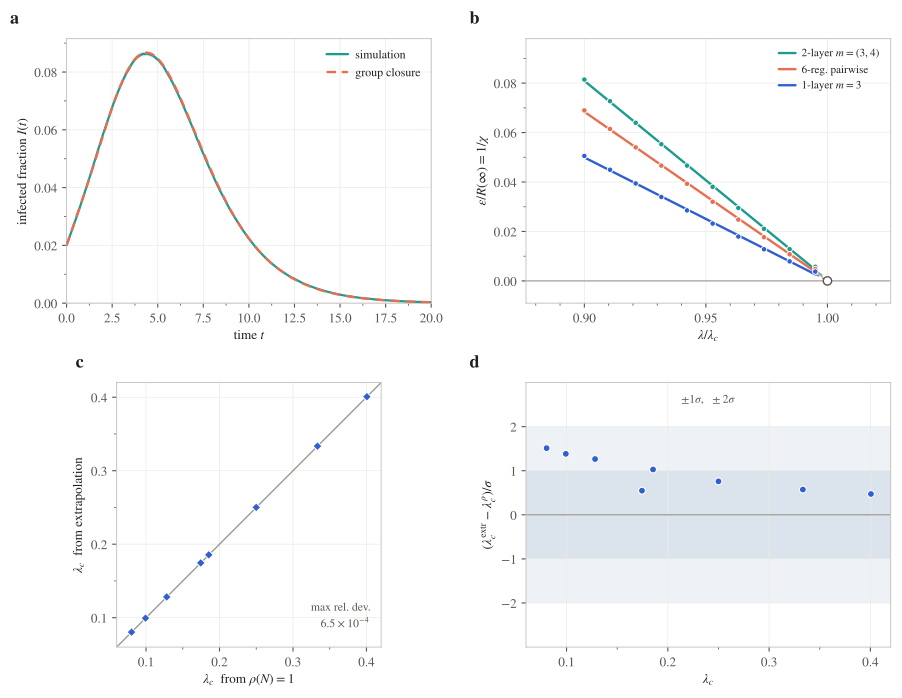

Source code (Python):
"""Figure 3: the group closure is correct, two independent ways.

  (a) full transient: I(t) from the closure vs an exact Gillespie simulation
      (N=6000, 400 runs), the two indistinguishable;
  (b) the subcritical determination of the threshold: the reciprocal outbreak
      size eps/R(inf) = 1/chi falls linearly to zero, its x-intercept is lambda_c
      (three example configurations, extrapolation dashed to the zero);
  (c) the eight configurations' subcritical lambda_c against the spectral value
      rho(N)=1, on the identity line;
  (d) the deviation in units of the regression standard error.

All data cached: figure2_data.json (a) and figure_data.json (b-d).
"""
import json
import numpy as np
import matplotlib as mpl
import matplotlib.pyplot as plt
from matplotlib.ticker import MultipleLocator, AutoMinorLocator

INK, SEC, MUTED = "#20201e", "#565550", "#9b9a93"
TEAL, CORAL, BLUE = "#1C9B8E", "#E76F51", "#2F5FD0"
PT = "#2F5FD0"
BAND2, BAND1, BAND = "#eef2f6", "#dbe3ec", "#e4e3db"


def main():
    mpl.rcParams.update({
        "figure.dpi": 140, "savefig.dpi": 340,
        "font.family": "STIXGeneral", "mathtext.fontset": "stix", "font.size": 9.5,
        "axes.edgecolor": "#c6c5bf", "axes.linewidth": 0.7, "axes.labelcolor": INK,
        "axes.labelpad": 3.0, "text.color": INK,
        "xtick.color": SEC, "ytick.color": SEC,
        "xtick.major.size": 3.2, "ytick.major.size": 3.2,
        "xtick.minor.size": 1.8, "ytick.minor.size": 1.8,
        "axes.grid": True, "grid.color": "#ecebe5", "grid.linewidth": 0.55,
        "axes.axisbelow": True, "legend.frameon": False,
        "lines.solid_capstyle": "round",
    })
    fig, ((axA, axB), (axC, axD)) = plt.subplots(2, 2, figsize=(9.3, 7.0))
    fig.subplots_adjust(left=0.088, right=0.975, bottom=0.085, top=0.955,
                        wspace=0.26, hspace=0.30)

    def tag(ax, s):
        ax.text(-0.155, 1.04, s, transform=ax.transAxes, fontsize=13,
                fontweight="bold", va="bottom", ha="left", color=INK)

    def minor(ax, nx=2, ny=2):
        ax.xaxis.set_minor_locator(AutoMinorLocator(nx))
        ax.yaxis.set_minor_locator(AutoMinorLocator(ny))
        ax.tick_params(which="both", top=False, right=False)

    # ------------------------------------------------ (a) I(t): closure vs sim
    d2 = json.load(open("figure2_data.json"))
    TG = np.array(d2["t"]); Im = np.array(d2["Im"]); Ici = np.array(d2["Ici"])
    Ic = np.array(d2["Ic"])
    axA.fill_between(TG, Im - Ici, Im + Ici, color=BAND, lw=0, zorder=1)
    axA.plot(TG, Im, "-", color=TEAL, lw=1.6, zorder=3, label="simulation")
    axA.plot(TG, Ic, "--", color=CORAL, lw=1.7, dashes=(4, 2.4), zorder=4,
             label="group closure")
    axA.set_xlim(0, 20); axA.set_ylim(bottom=0)
    axA.set_xlabel(r"time $t$"); axA.set_ylabel(r"infected fraction $I(t)$")
    minor(axA)
    axA.legend(loc="upper right", fontsize=8.6, handlelength=1.8,
               handletextpad=0.6, labelspacing=0.5)
    tag(axA, "a")

    # ------------------------------------------- (b) subcritical extrapolation
    data = json.load(open("figure_data.json"))
    by = {r["name"]: r for r in data}
    show = [("2-layer m=(3,4)", TEAL, r"2-layer $m=(3,4)$"),
            ("6-reg. pairwise", CORAL, "6-reg. pairwise"),
            ("m=3 deg{2,3}", BLUE, r"1-layer $m=3$")]
    axB.axhline(0, color=MUTED, lw=0.8, zorder=1)
    handles = []
    for name, col, lab in show:
        r = by[name]; lcr = r["lc_rho"]
        xn = np.array(r["lams"]) / lcr; ys = np.array(r["ys"]); a, b = r["fit"]
        xext = r["lc_extrap"] / lcr
        axB.plot(np.linspace(xn[0], xext, 60), a + b * np.linspace(xn[0], xext, 60) * lcr,
                 "--", color=col, lw=1.0, alpha=0.75, dashes=(4, 2.4), zorder=2)
        ln, = axB.plot(np.linspace(xn[0], xn[-1], 40),
                       a + b * np.linspace(xn[0], xn[-1], 40) * lcr, "-",
                       color=col, lw=1.7, zorder=3, label=lab)
        axB.plot(xn, ys, "o", ms=4.0, mfc=col, mec="white", mew=0.7, zorder=4)
        handles.append(ln)
    axB.plot([1.0], [0.0], "o", ms=6, mfc="white", mec=SEC, mew=1.0, zorder=5)
    axB.set_xlim(0.876, 1.026); axB.set_ylim(-0.009, 0.098)
    axB.set_xlabel(r"$\lambda/\lambda_c$"); axB.set_ylabel(r"$\varepsilon/R(\infty)=1/\chi$")
    axB.xaxis.set_major_locator(MultipleLocator(0.05)); minor(axB, nx=5)
    axB.legend(handles=handles, loc="upper right", fontsize=8.0,
               handlelength=1.5, handletextpad=0.55, labelspacing=0.45)
    tag(axB, "b")

    # ------------------------------------------- (c) extrap vs rho(N)=1
    lcr = np.array([r["lc_rho"] for r in data])
    lce = np.array([r["lc_extrap"] for r in data])
    sig = np.array([r["sigma"] for r in data])
    lo, hi = 0.06, 0.42
    axC.plot([lo, hi], [lo, hi], "-", color=MUTED, lw=1.0, zorder=1)
    axC.errorbar(lcr, lce, yerr=sig, fmt="D", ms=4.5, mfc=PT, mec="white", mew=0.7,
                 ecolor=PT, elinewidth=1.0, capsize=2.2, capthick=0.8, zorder=3)
    axC.set_xlim(lo, hi); axC.set_ylim(lo, hi); axC.set_aspect("equal")
    axC.set_xlabel(r"$\lambda_c$  from $\rho(N)=1$")
    axC.set_ylabel(r"$\lambda_c$  from extrapolation")
    axC.xaxis.set_major_locator(MultipleLocator(0.1))
    axC.yaxis.set_major_locator(MultipleLocator(0.1)); minor(axC)
    maxrel = np.max(np.abs(lce - lcr) / lcr)
    axC.text(0.96, 0.06, "max rel. dev.\n" + r"$6.5\times10^{-4}$", transform=axC.transAxes,
             fontsize=8.4, color=SEC, ha="right", va="bottom", linespacing=1.4)
    tag(axC, "c")

    # ------------------------------------------- (d) pull
    pull = (lce - lcr) / sig
    order = np.argsort(lcr)
    axD.axhspan(-2, 2, color=BAND2, lw=0, zorder=0)
    axD.axhspan(-1, 1, color=BAND1, lw=0, zorder=0)
    axD.axhline(0, color=MUTED, lw=0.9, zorder=1)
    axD.plot(lcr[order], pull[order], "o", ms=5.0, mfc=PT, mec="white", mew=0.8, zorder=3)
    axD.set_ylim(-3, 3); axD.set_xlim(0.06, 0.42)
    axD.set_xlabel(r"$\lambda_c$"); axD.set_ylabel(r"$(\lambda_c^{\mathrm{extr}}-\lambda_c^{\rho})/\sigma$")
    axD.xaxis.set_major_locator(MultipleLocator(0.1)); axD.set_yticks([-2, -1, 0, 1, 2])
    axD.xaxis.set_minor_locator(AutoMinorLocator(2)); axD.tick_params(which="both", top=False, right=False)
    axD.text(0.5, 0.955, r"$\pm1\sigma,\ \pm2\sigma$", transform=axD.transAxes,
             fontsize=8.4, color=SEC, ha="center", va="top")
    tag(axD, "d")

    fig.savefig("figure2_validation.pdf", bbox_inches="tight")
    fig.savefig("figure2_validation.png", bbox_inches="tight", dpi=200)
    print("saved figure2_validation.png/.pdf ; max pull=%.2f, max rel dev=%.2e"
          % (np.max(np.abs(pull)), maxrel))


if __name__ == "__main__":
    main()
